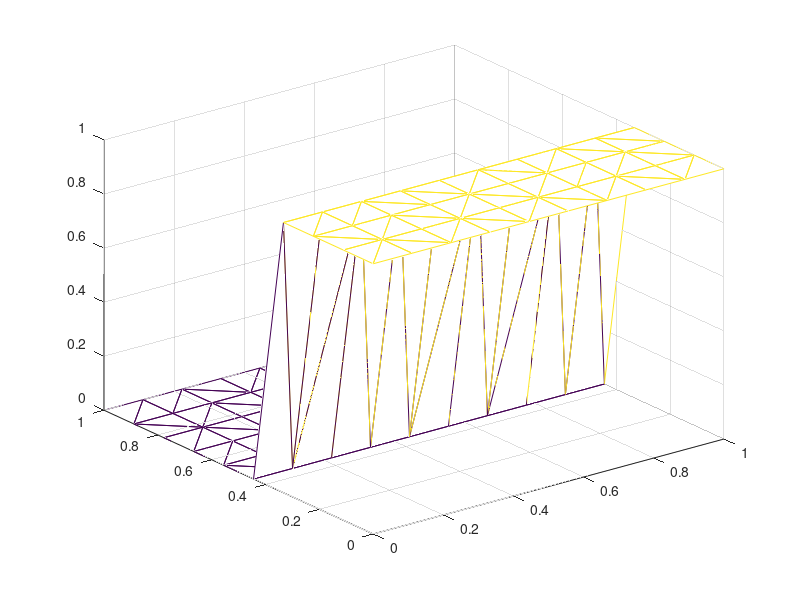

Write the MATLAB code that produced this figure.
clear all;
%Mesh Generation
nx = 10;
ny = 10;
Lx = 1;
Ly = 1;
xp = linspace(0,Lx,nx);
yp = linspace(0,Ly,ny);
[X,Y] = meshgrid(xp,yp);
X = reshape(X,nx*ny,1);
Y = reshape(Y,nx*ny,1);
tri = delaunay(X,Y);
b = [1:ny,ny+1:ny:nx*ny-(2*ny-1),nx*ny-(ny-1):nx*ny,2*ny:ny:(nx-1)*ny];
nb = 1:length(X); nb(b) = [];
plot(X(nb),Y(nb),'.');

%Variable initialization
u = 0;
v = .2;
phip = zeros(nx,ny);
i = floor(1+0*nx/8):floor(1+3*nx/8);
j = floor(1+0*nx/8):floor(1+7.9*nx/8);
phip(i,j) = 1;
a = 1;
phi = reshape(phip,nx*ny,1);
trimesh(tri,X,Y,phi);
M = zeros(nx*ny,nx*ny);
K = zeros(nx*ny,nx*ny);
phi_plot = zeros(nx*ny,1);

%Assemble the Global stiffness matrix from local matrices
n = 1:length(tri);
Me1 = zeros(3,3);
Me2 = zeros(3,3);
Me3 = zeros(3,3);
h(n) = .707*Lx/(nx-1);
A(n) = abs(.5*(X(tri(n,1)).*Y(tri(n,2)) - X(tri(n,1)).*Y(tri(n,3))...
             + X(tri(n,2)).*Y(tri(n,3)) - X(tri(n,2)).*Y(tri(n,1))...
             + X(tri(n,3)).*Y(tri(n,1)) - X(tri(n,3)).*Y(tri(n,2))))';
for n = 1:length(tri)
    Me1(1:3,1:3) = A(n)*[1/6,1/12,1/12;1/12,1/6,1/12;1/12,1/12,1/6];
    Me2(1:3,1:3) = (a*h(n)*sign(u)/12)*...
        [Y(tri(n,2))-Y(tri(n,3)),Y(tri(n,2))-Y(tri(n,3)),Y(tri(n,2))-Y(tri(n,3));... 
         Y(tri(n,3))-Y(tri(n,1)),Y(tri(n,3))-Y(tri(n,1)),Y(tri(n,3))-Y(tri(n,1));...
         Y(tri(n,1))-Y(tri(n,2)),Y(tri(n,1))-Y(tri(n,2)),Y(tri(n,1))-Y(tri(n,2))];
    Me3(1:3,1:3) = (a*h(n)*sign(v)/12)*...
        [X(tri(n,3))-X(tri(n,2)),X(tri(n,3))-X(tri(n,2)),X(tri(n,3))-X(tri(n,2));... 
         X(tri(n,1))-X(tri(n,3)),X(tri(n,1))-X(tri(n,3)),X(tri(n,1))-X(tri(n,3));...
         X(tri(n,2))-X(tri(n,1)),X(tri(n,2))-X(tri(n,1)),X(tri(n,2))-X(tri(n,1))];
    M(tri(n,1),tri(n,:)) = M(tri(n,1),tri(n,:)) + Me1(1,:) + Me2(1,:) + Me3(1,:);
    M(tri(n,2),tri(n,:)) = M(tri(n,2),tri(n,:)) + Me1(2,:) + Me2(2,:) + Me3(2,:);
    M(tri(n,3),tri(n,:)) = M(tri(n,3),tri(n,:)) + Me1(3,:) + Me2(3,:) + Me3(3,:);
    Ke2r1(1,1:3) = ((u/6) + (u*a*h(n)/(8*A(n))) * (sign(u)*(Y(tri(n,2))-Y(tri(n,3))) + sign(v)*(X(tri(n,3))-X(tri(n,2))))) * [Y(tri(n,2))-Y(tri(n,3)), Y(tri(n,3))-Y(tri(n,1)), Y(tri(n,1))-Y(tri(n,2))]... 
                 + ((v/6) + (v*a*h(n)/(8*A(n))) * (sign(u)*(Y(tri(n,2))-Y(tri(n,3))) + sign(v)*(X(tri(n,3))-X(tri(n,2))))) * [X(tri(n,3))-X(tri(n,2)), X(tri(n,1))-X(tri(n,3)), X(tri(n,2))-X(tri(n,1))];
    Ke2r2(1,1:3) = ((u/6) + (u*a*h(n)/(8*A(n))) * (sign(u)*(Y(tri(n,3))-Y(tri(n,1))) + sign(v)*(X(tri(n,1))-X(tri(n,3))))) * [Y(tri(n,2))-Y(tri(n,3)), Y(tri(n,3))-Y(tri(n,1)), Y(tri(n,1))-Y(tri(n,2))]... 
                 + ((v/6) + (v*a*h(n)/(8*A(n))) * (sign(u)*(Y(tri(n,3))-Y(tri(n,1))) + sign(v)*(X(tri(n,1))-X(tri(n,3))))) * [X(tri(n,3))-X(tri(n,2)), X(tri(n,1))-X(tri(n,3)), X(tri(n,2))-X(tri(n,1))];
    Ke2r3(1,1:3) = ((u/6) + (u*a*h(n)/(8*A(n))) * (sign(u)*(Y(tri(n,1))-Y(tri(n,2))) + sign(v)*(X(tri(n,2))-X(tri(n,1))))) * [Y(tri(n,2))-Y(tri(n,3)), Y(tri(n,3))-Y(tri(n,1)), Y(tri(n,1))-Y(tri(n,2))]... 
                 + ((v/6) + (v*a*h(n)/(8*A(n))) * (sign(u)*(Y(tri(n,1))-Y(tri(n,2))) + sign(v)*(X(tri(n,2))-X(tri(n,1))))) * [X(tri(n,3))-X(tri(n,2)), X(tri(n,1))-X(tri(n,3)), X(tri(n,2))-X(tri(n,1))];
    K(tri(n,1),tri(n,:)) = K(tri(n,1),tri(n,:)) + Ke2r1(1,1:3);
    K(tri(n,2),tri(n,:)) = K(tri(n,2),tri(n,:)) + Ke2r2(1,1:3);
    K(tri(n,3),tri(n,:)) = K(tri(n,3),tri(n,:)) + Ke2r3(1,1:3);
end

%Set to zero at the boundaries
K(b,:) = [];
K(:,b) = [];
M(b,:) = [];
M(:,b) = [];
phi(b) = [];

M = sparse(M);
K = sparse(K);

options = odeset('Mass',M);
f = @(t, phi)(-K * phi);
dt = .1;
nt = 30;
for t=0:dt:dt*nt
    [T,phinew] = ode45(f,[0 dt],phi,options);
    phi = phinew(end,1:end)';
    phi_plot(nb) = phi;
    %plot3(X,Y,phi_plot,'.');
    %trimesh(tri,X,Y,phi_plot);
    %plot(Y(2*ny:3*ny),phi_plot(2*ny:3*ny),'.');
    drawnow;
end